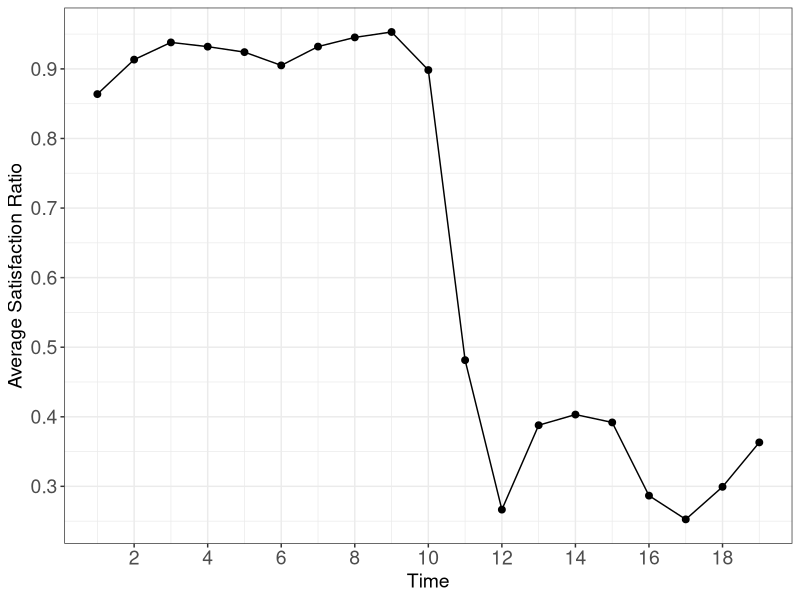
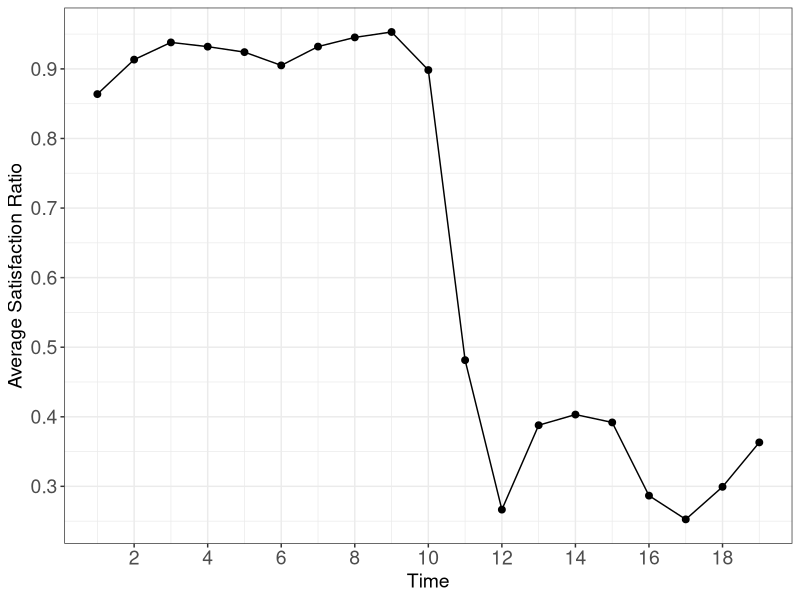

Write R code to recreate these figures, in order.
# Copyright (c) 2012,2015  Alexander Afanasyev <alexander.afanasyev@ucla.edu>

# install.packages('ggplot2')
library(ggplot2)
# install.packages('scales')
library(scales)

# install.packages('doBy')
library(doBy)

#########################
# Rate trace processing #
#########################
data = read.table("rate-trace.txt", header=T)
data$Node = factor(data$Node)
data$FaceId <- factor(data$FaceId)
data$PacketRaw <- data$PacketRaw
data$Type = factor(data$Type)

# exlude irrelevant types
data = subset(data, Type %in% c("OutInterests", "InData"))

# combine stats from all faces
data.combined = summaryBy(. ~ Time + Node + Type, data=data, FUN=sum)

data.root1 = subset (data.combined, Node == "H1")
data.root2 = subset (data.combined, Node == "H3")
data.root3 = subset (data.combined, Node == "H5")

root11 = subset(data.root1, Type=="OutInterests")
root12 = subset(data.root1, Type=="InData")

root21 = subset(data.root2, Type=="OutInterests")
root22 = subset(data.root2, Type=="InData")

root31 = subset(data.root3, Type=="OutInterests")
root32 = subset(data.root3, Type=="InData")
# root1$PacketRaw.sum / root2$PacketRaw.sum
# data.leaves = subset(data.combined, Node %in% c("leaf-1", "leaf-2", "leaf-3"))
df = data.frame(Time = root11$Time, Rate = (root12$PacketRaw.sum/root11$PacketRaw.sum+root22$PacketRaw.sum/root21$PacketRaw.sum+root32$PacketRaw.sum/root31$PacketRaw.sum) / 3)
# graph rates on all nodes in Kilobits
# g.all <- ggplot(data.combined) +
#   geom_point(aes (x=Time, y=PacketRaw.sum, color=Type), size=1) +
#   ylab("Packet Number") +
#   facet_wrap(~ Node) +
#   scale_y_continuous(breaks=seq(0, 20, 2))

# print(g.all)

# graph rates on the root nodes in Packets
g.root <- ggplot(df) +
  #ggtitle("Node H3") + 
  geom_point(aes (x=Time, y=Rate), size=2) +
  geom_line(aes (x=Time, y=Rate), size=0.5) +
  ylab("Average Satisfaction Ratio") +
  scale_x_continuous(breaks=seq(0, 25, 2)) +
  scale_y_continuous(breaks=seq(0, 1, 0.1)) +
  theme_bw() + 
  theme(plot.title=element_text(size=14,hjust=0.5),axis.title=element_text(size=14),axis.text=element_text(size=14),legend.text=element_text(size=14), legend.title=element_text(size=14))

print(g.root)

pdf("2.pdf", width=8, height=4)
print(g.root)
retval <- dev.off()